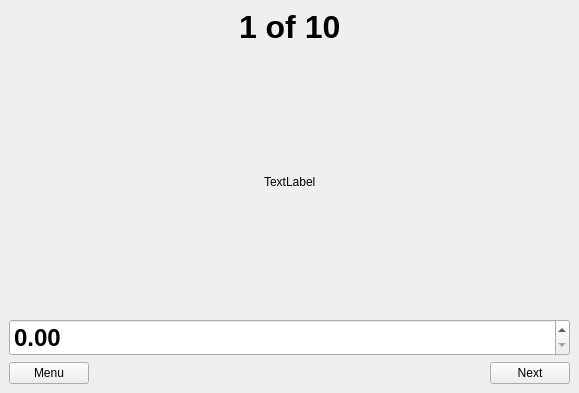
<?xml version="1.0" encoding="UTF-8"?>
<ui version="4.0">
 <class>Interview_Data</class>
 <widget class="QMainWindow" name="Interview_Data">
  <property name="geometry">
   <rect>
    <x>0</x>
    <y>0</y>
    <width>579</width>
    <height>393</height>
   </rect>
  </property>
  <property name="windowTitle">
   <string>MainWindow</string>
  </property>
  <widget class="QWidget" name="centralwidget">
   <layout class="QVBoxLayout" name="verticalLayout_3">
    <item>
     <layout class="QHBoxLayout" name="horizontalLayout">
      <item>
       <spacer name="horizontalSpacer_2">
        <property name="orientation">
         <enum>Qt::Horizontal</enum>
        </property>
        <property name="sizeHint" stdset="0">
         <size>
          <width>218</width>
          <height>20</height>
         </size>
        </property>
       </spacer>
      </item>
      <item>
       <widget class="QLabel" name="labelNrQuestion">
        <property name="font">
         <font>
          <pointsize>24</pointsize>
          <weight>75</weight>
          <bold>true</bold>
         </font>
        </property>
        <property name="contextMenuPolicy">
         <enum>Qt::NoContextMenu</enum>
        </property>
        <property name="text">
         <string>1 of 10</string>
        </property>
       </widget>
      </item>
      <item>
       <spacer name="horizontalSpacer">
        <property name="orientation">
         <enum>Qt::Horizontal</enum>
        </property>
        <property name="sizeHint" stdset="0">
         <size>
          <width>198</width>
          <height>20</height>
         </size>
        </property>
       </spacer>
      </item>
     </layout>
    </item>
    <item>
     <spacer name="verticalSpacer">
      <property name="orientation">
       <enum>Qt::Vertical</enum>
      </property>
      <property name="sizeHint" stdset="0">
       <size>
        <width>20</width>
        <height>40</height>
       </size>
      </property>
     </spacer>
    </item>
    <item>
     <layout class="QHBoxLayout" name="horizontalLayout_2">
      <item>
       <spacer name="horizontalSpacer_3">
        <property name="orientation">
         <enum>Qt::Horizontal</enum>
        </property>
        <property name="sizeHint" stdset="0">
         <size>
          <width>58</width>
          <height>20</height>
         </size>
        </property>
       </spacer>
      </item>
      <item>
       <widget class="QLabel" name="question_label">
        <property name="text">
         <string>TextLabel</string>
        </property>
       </widget>
      </item>
      <item>
       <spacer name="horizontalSpacer_4">
        <property name="orientation">
         <enum>Qt::Horizontal</enum>
        </property>
        <property name="sizeHint" stdset="0">
         <size>
          <width>48</width>
          <height>20</height>
         </size>
        </property>
       </spacer>
      </item>
     </layout>
    </item>
    <item>
     <spacer name="verticalSpacer_2">
      <property name="orientation">
       <enum>Qt::Vertical</enum>
      </property>
      <property name="sizeHint" stdset="0">
       <size>
        <width>20</width>
        <height>40</height>
       </size>
      </property>
     </spacer>
    </item>
    <item>
     <layout class="QVBoxLayout" name="verticalLayout_2">
      <item>
       <widget class="QDoubleSpinBox" name="doubleSpinBox">
        <property name="font">
         <font>
          <pointsize>18</pointsize>
          <weight>75</weight>
          <bold>true</bold>
         </font>
        </property>
        <property name="maximum">
         <double>900.000000000000000</double>
        </property>
       </widget>
      </item>
      <item>
       <layout class="QHBoxLayout" name="horizontalLayout_3">
        <item>
         <widget class="QPushButton" name="pushButton_menu">
          <property name="text">
           <string>Menu</string>
          </property>
         </widget>
        </item>
        <item>
         <spacer name="horizontalSpacer_5">
          <property name="orientation">
           <enum>Qt::Horizontal</enum>
          </property>
          <property name="sizeHint" stdset="0">
           <size>
            <width>208</width>
            <height>20</height>
           </size>
          </property>
         </spacer>
        </item>
        <item>
         <widget class="QPushButton" name="pushButton_next">
          <property name="text">
           <string>Next</string>
          </property>
         </widget>
        </item>
       </layout>
      </item>
     </layout>
    </item>
   </layout>
  </widget>
 </widget>
 <resources/>
 <connections/>
</ui>
